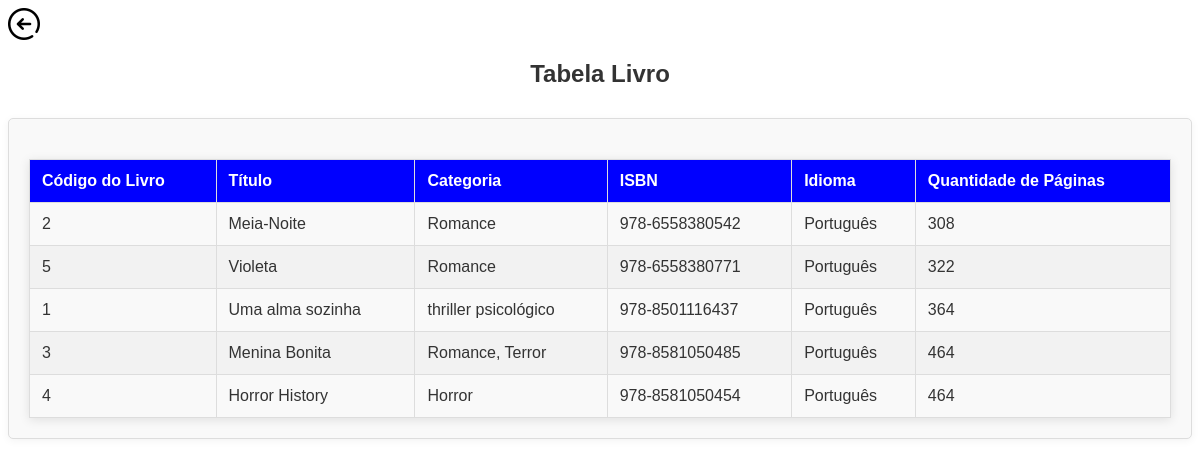
/listar3.php, run on the app's committed database.
### tables this page shows
CREATE TABLE `livro` (
  `Cod_livro` int(11) NOT NULL,
  `titulo` varchar(50) NOT NULL,
  `Categoria` varchar(50) NOT NULL,
  `ISBN` varchar(50) NOT NULL,
  `Idioma` varchar(50) NOT NULL,
  `QtdePag` int(11) NOT NULL
);

### listar3.php (the view, shortened to what this page needs)
<!DOCTYPE html>
<head>
</head>
<body>
<a href="listar.html" class="alink"><img src="img/voltar.png" alt="Voltar"></a>
<h1>Tabela Livro</h1>
<div class="tabela">
<table>
    <thead>
        <tr>
            <th>Código do Livro</th>
            <th>Título</th>
            <th>Categoria</th>
            <th>ISBN</th>
            <th>Idioma</th>
            <th>Quantidade de Páginas</th>
        </tr>
    </thead>
<?php
include_once 'livro.php';
$p = new livro();
$livro_bd=$p->listar();
?>
<?php
foreach($livro_bd as $pro_mostrar)
{   echo '<tr>';
    echo '<td>'. ($pro_mostrar[0]) . '</td>';
    echo '<td>'. ($pro_mostrar[1]) . '</td>';
    echo '<td>'. ($pro_mostrar[2]) . '</td>';
    echo '<td>' .($pro_mostrar[3]) . '</td>';
    echo '<td>'.($pro_mostrar[4]) . '</td>';
    echo '<td>'.($pro_mostrar[5]) . '</td>';
    echo "</tr>";
}
?>
</table>
</div>
</body>
</html>

### listar3.php (style rules this page uses)
h1 { text-align: center; font-family: 'Arial', sans-serif; font-size: 24px; color: #333; margin-bottom: 20px; }
table { width: 100%; border-collapse: collapse; font-family: 'Arial', sans-serif; margin-top: 20px; box-shadow: 0 2px 10px rgba(0, 0, 0, 0.1); }
th { border: 1px solid #ddd; padding: 12px; background-color: blue; color: #fff; text-align: left; font-weight: bold; }
tr:nth-child(even) { background-color: #f2f2f2; }
td { border: 1px solid #ddd; padding: 12px; color: #333; }
.tabela { padding: 20px; border: 1px solid #ddd; background-color: #f9f9f9; border-radius: 5px; max-width: 100%; margin-top: 30px; box-shadow: 0 2px 8px rgba(0, 0, 0, 0.05); }

### data on the page
livro: Cod_livro "2", titulo "Meia-Noite", Categoria "Romance", ISBN "978-6558380542", Idioma "Português", QtdePag "308"
livro: Cod_livro "5", titulo "Violeta", Categoria "Romance", ISBN "978-6558380771", Idioma "Português", QtdePag "322"
livro: Cod_livro "1", titulo "Uma alma sozinha", Categoria "thriller psicológico", ISBN "978-8501116437", Idioma "Português", QtdePag "364"
livro: Cod_livro "3", titulo "Menina Bonita", Categoria "Romance, Terror", ISBN "978-8581050485", Idioma "Português", QtdePag "464"
livro: Cod_livro "4", titulo "Horror History", Categoria "Horror", ISBN "978-8581050454", Idioma "Português", QtdePag "464"
